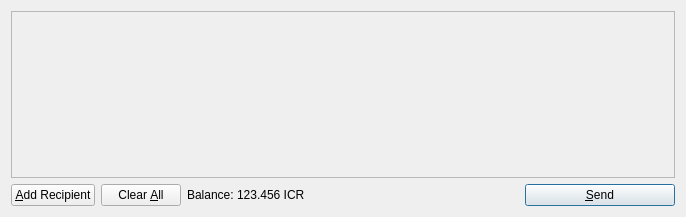
<?xml version="1.0" encoding="UTF-8"?>
<ui version="4.0">
 <class>SendCoinsDialog</class>
 <widget class="QDialog" name="SendCoinsDialog">
  <property name="geometry">
   <rect>
    <x>0</x>
    <y>0</y>
    <width>686</width>
    <height>217</height>
   </rect>
  </property>
  <property name="windowTitle">
   <string>Send Coins</string>
  </property>
  <layout class="QVBoxLayout" name="verticalLayout">
   <item>
    <widget class="QScrollArea" name="scrollArea">
     <property name="widgetResizable">
      <bool>true</bool>
     </property>
     <widget class="QWidget" name="scrollAreaWidgetContents">
      <property name="geometry">
       <rect>
        <x>0</x>
        <y>0</y>
        <width>666</width>
        <height>165</height>
       </rect>
      </property>
      <layout class="QVBoxLayout" name="verticalLayout_2">
       <property name="margin">
        <number>0</number>
       </property>
       <item>
        <layout class="QVBoxLayout" name="entries">
         <property name="spacing">
          <number>6</number>
         </property>
        </layout>
       </item>
       <item>
        <spacer name="verticalSpacer">
         <property name="orientation">
          <enum>Qt::Vertical</enum>
         </property>
         <property name="sizeHint" stdset="0">
          <size>
           <width>20</width>
           <height>40</height>
          </size>
         </property>
        </spacer>
       </item>
      </layout>
     </widget>
    </widget>
   </item>
   <item>
    <layout class="QHBoxLayout" name="horizontalLayout">
     <item>
      <widget class="QPushButton" name="addButton">
       <property name="toolTip">
        <string>Send to multiple recipients at once</string>
       </property>
       <property name="text">
        <string>&amp;Add Recipient</string>
       </property>
       <property name="icon">
        <iconset resource="../bitcoin.qrc">
         <normaloff>:/icons/add</normaloff>:/icons/add</iconset>
       </property>
       <property name="autoDefault">
        <bool>false</bool>
       </property>
      </widget>
     </item>
     <item>
      <widget class="QPushButton" name="clearButton">
       <property name="sizePolicy">
        <sizepolicy hsizetype="Minimum" vsizetype="Fixed">
         <horstretch>0</horstretch>
         <verstretch>0</verstretch>
        </sizepolicy>
       </property>
       <property name="toolTip">
        <string>Remove all transaction fields</string>
       </property>
       <property name="text">
        <string>Clear &amp;All</string>
       </property>
       <property name="icon">
        <iconset resource="../bitcoin.qrc">
         <normaloff>:/icons/remove</normaloff>:/icons/remove</iconset>
       </property>
       <property name="autoRepeatDelay">
        <number>300</number>
       </property>
       <property name="autoDefault">
        <bool>false</bool>
       </property>
      </widget>
     </item>
     <item>
      <layout class="QHBoxLayout" name="horizontalLayout_2">
       <property name="spacing">
        <number>3</number>
       </property>
       <item>
        <widget class="QLabel" name="label">
         <property name="text">
          <string>Balance:</string>
         </property>
        </widget>
       </item>
       <item>
        <widget class="QLabel" name="labelBalance">
         <property name="cursor">
          <cursorShape>IBeamCursor</cursorShape>
         </property>
         <property name="text">
          <string>123.456 ICR</string>
         </property>
         <property name="textInteractionFlags">
          <set>Qt::LinksAccessibleByMouse|Qt::TextSelectableByKeyboard|Qt::TextSelectableByMouse</set>
         </property>
        </widget>
       </item>
      </layout>
     </item>
     <item>
      <spacer name="horizontalSpacer">
       <property name="orientation">
        <enum>Qt::Horizontal</enum>
       </property>
       <property name="sizeHint" stdset="0">
        <size>
         <width>40</width>
         <height>20</height>
        </size>
       </property>
      </spacer>
     </item>
     <item>
      <widget class="QPushButton" name="sendButton">
       <property name="minimumSize">
        <size>
         <width>150</width>
         <height>0</height>
        </size>
       </property>
       <property name="toolTip">
        <string>Confirm the send action</string>
       </property>
       <property name="text">
        <string>&amp;Send</string>
       </property>
       <property name="icon">
        <iconset resource="../bitcoin.qrc">
         <normaloff>:/icons/send</normaloff>:/icons/send</iconset>
       </property>
       <property name="default">
        <bool>true</bool>
       </property>
      </widget>
     </item>
    </layout>
   </item>
  </layout>
 </widget>
 <resources>
  <include location="../bitcoin.qrc"/>
 </resources>
 <connections/>
</ui>
